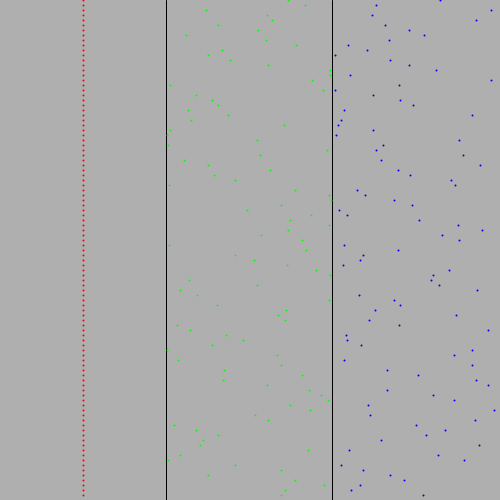
Frame 1 (no input)
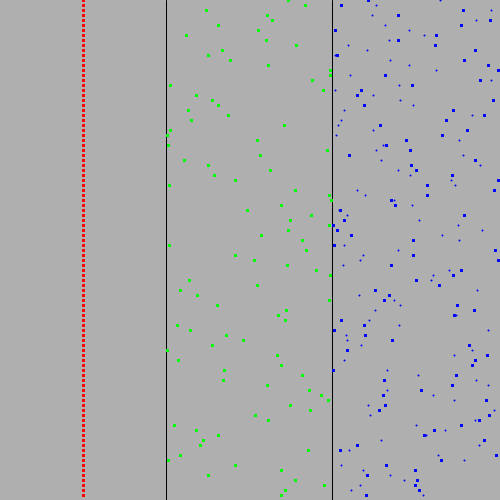
Frame 60 (the mouse pressed at the canvas centre just before this capture)
Frame 120 (the mouse held since frame 60 and released just before this capture): identical to frame 60, image omitted

The Processing sketch that drew these frames (run headless with seeded random() and noise(); from frame 60 on, the mouse is pressed at the canvas centre):

// Processing sketch: Exercise03001
// ── Exercise03001.pde
/*
Lovato, Griffin

3/6/18

Exercise 030-01

This sketch creates 3 sets of points within a range. The red range has a static
x value, the green range have a random value determined by randomSeed(), and the
blue range uses random() x values from the computer.
*/

int i = 250;

void setup() {
  size(500,500);
  background(175);
  line(width/3,0,width/3,height);
  line((width/3)*2,0,(width/3)*2,height);
}

void draw() {
  for(int y1 = 0; y1 < 500; y1 += 5) {
    stroke(255,0,0);
    strokeWeight(2);
    point(width/6,y1);
  }
  for(int y2 = 0; y2 < 500; y2 += 5) {
    stroke(0,0,255);
    strokeWeight(2);
    float z = random(333,500);
    point(z,y2);
  }
  randomSeed(0);
  for(int y3 = 0; y3 < 500; y3 += 5) {
    stroke(0,255,0);
    strokeWeight(2);
    float x = random(167,333);
    point(x,y3);
  }
}
